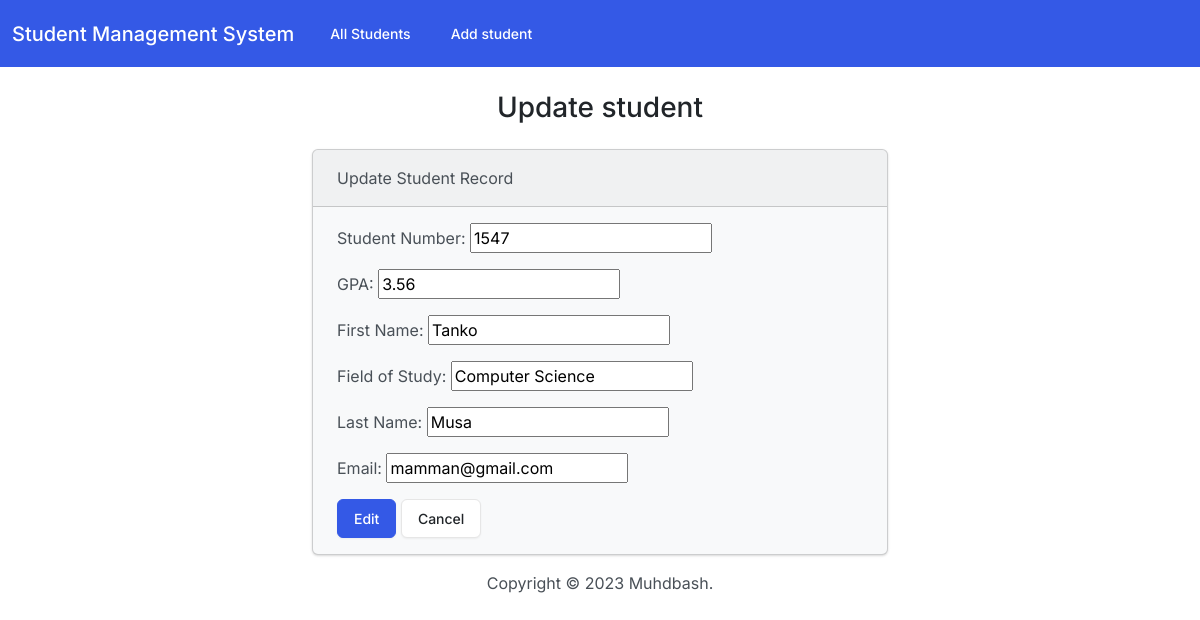
/edit/3/, run on an earlier commit of the app's database.
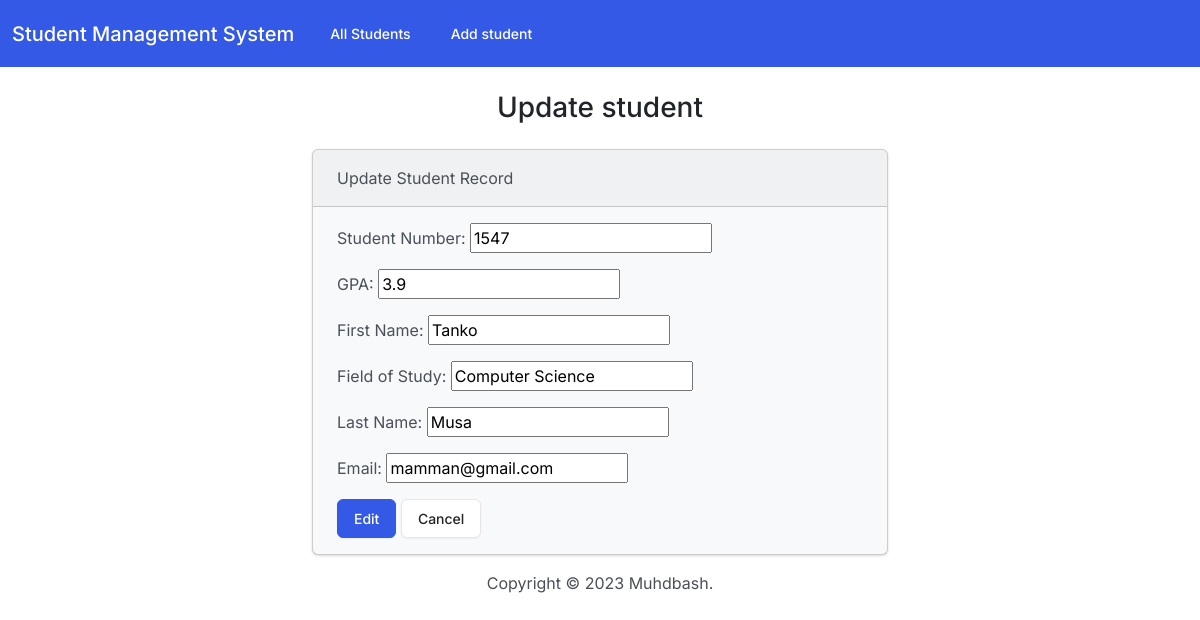
And on a later commit of the database.
### students/models.py (models this page shows, shortened)
class Student(models.Model):
    student_number = models.PositiveIntegerField()
    first_name = models.CharField(max_length=50)
    last_name = models.CharField(max_length=50)
    email = models.EmailField(max_length=100)
    field_of_study = models.CharField(max_length=50)
    gpa = models.FloatField()

### students/views.py (the view)
# urls.py: path('edit/<int:id>/', views.edit, name='edit' )
def edit(request,id):
    if request.method == "POST":
        student = Student.objects.get(pk=id)
        form = StudentForm(request.POST, instance=student)
        if form.is_valid():
            form.save()
            return render(request, 'students/edit.html',{
                'form': form ,
                'Success':True
            })
    else:
        student = Student.objects.get(pk=id)
        form = StudentForm(instance=student)
        return render(request, 'students/edit.html',{
                'form': form ,
            })

### students/forms.py
class StudentForm(forms.ModelForm):
    class Meta:
        model = Student
        fields = {'student_number','first_name','last_name','email','field_of_study','gpa'}
        labels = {
            'student_number':'Student Number',
            'first_name':'First Name',
            'last_name':'Last Name',
            'email':'Email',
            'field_of_study':'Field of Study',
            'gpa':'GPA'
        }
    widgets = {
        'student_number': forms.NumberInput(attrs={'class': 'form-control'}),
        'first_name': forms.TextInput(attrs={'class': 'form-control'}),
        'last_name' : forms.TextInput(attrs={'class': 'form-control'}),
        'email': forms.EmailInput(attrs={'class': 'form-control'}),
        'field_of_study' : forms.TextInput(attrs={'class': 'form-control'}),
        'gpa': forms.NumberInput(attrs={'class': 'form-control'}),
    }

### students/templates/students/edit.html (shortened to what this page needs)
{% extends "students/base.html" %}
{% block body %}
    <h3 class="text-center m-4">Update student</h3>
    {% if success %}
    	<div class=" alert alert-success" role="alert">
    		The new student updated successfuly!
    		<a href="{% url 'index' %}" class="alert-link">Go to HomePage</a>
    	</div>
    {% else %}
    	<div class="row justify-content-center">
    		<div class="col-6">
    			<div class="card bg-light mb-3">
                    <div class="card-header">Update Student Record</div>
                    <div class="card-body">
                      <form  method="POST">
                        {{ form.as_p }}
                        <button type="submit" class="btn btn-primary">Edit</button>
                        <a href="{% url 'index' %}" class="btn btn-secondary">Cancel</a>
                      </form>
                    </div>
    		</div>
    	</div>
    {% endif %}
{% endblock %}

What changed in the data, as far as the page shows it:
changed Student "Tanko": gpa "3.56" → "3.9"
